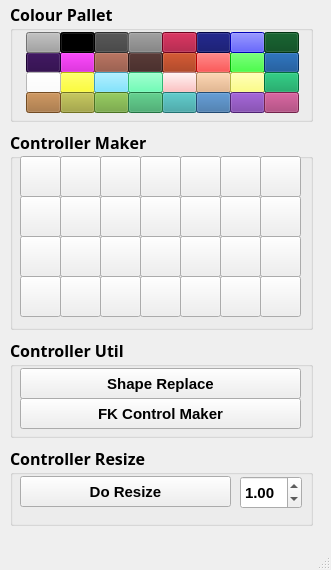
<?xml version="1.0" encoding="UTF-8"?>
<ui version="4.0">
 <class>RigControllerMaker</class>
 <widget class="QMainWindow" name="RigControllerMaker">
  <property name="geometry">
   <rect>
    <x>0</x>
    <y>0</y>
    <width>331</width>
    <height>570</height>
   </rect>
  </property>
  <property name="minimumSize">
   <size>
    <width>331</width>
    <height>562</height>
   </size>
  </property>
  <property name="windowTitle">
   <string>MainWindow</string>
  </property>
  <widget class="QWidget" name="centralwidget">
   <widget class="QWidget" name="verticalLayoutWidget">
    <property name="geometry">
     <rect>
      <x>10</x>
      <y>0</y>
      <width>303</width>
      <height>531</height>
     </rect>
    </property>
    <layout class="QVBoxLayout" name="verticalLayout">
     <item>
      <widget class="QGroupBox" name="Colour_Pallet_GRP">
       <property name="sizePolicy">
        <sizepolicy hsizetype="Preferred" vsizetype="Maximum">
         <horstretch>0</horstretch>
         <verstretch>0</verstretch>
        </sizepolicy>
       </property>
       <property name="minimumSize">
        <size>
         <width>0</width>
         <height>120</height>
        </size>
       </property>
       <property name="font">
        <font>
         <family>Waree</family>
         <pointsize>12</pointsize>
         <weight>75</weight>
         <bold>true</bold>
        </font>
       </property>
       <property name="title">
        <string>Colour Pallet</string>
       </property>
       <widget class="QPushButton" name="color_10_BTN">
        <property name="geometry">
         <rect>
          <x>50</x>
          <y>50</y>
          <width>35</width>
          <height>21</height>
         </rect>
        </property>
        <property name="styleSheet">
         <string notr="true">QPushButton{
background-color : rgb(199,0,199)
}</string>
        </property>
        <property name="text">
         <string/>
        </property>
       </widget>
       <widget class="QPushButton" name="color_11_BTN">
        <property name="geometry">
         <rect>
          <x>84</x>
          <y>50</y>
          <width>35</width>
          <height>21</height>
         </rect>
        </property>
        <property name="styleSheet">
         <string notr="true">QPushButton{
background-color : rgb(137,71,51)
}</string>
        </property>
        <property name="text">
         <string/>
        </property>
       </widget>
       <widget class="QPushButton" name="color_9_BTN_2">
        <property name="geometry">
         <rect>
          <x>16</x>
          <y>50</y>
          <width>35</width>
          <height>21</height>
         </rect>
        </property>
        <property name="styleSheet">
         <string notr="true">QPushButton{
background-color : rgb(37,0,67)
}</string>
        </property>
        <property name="text">
         <string/>
        </property>
       </widget>
       <widget class="QPushButton" name="color_13_BTN">
        <property name="geometry">
         <rect>
          <x>152</x>
          <y>50</y>
          <width>35</width>
          <height>21</height>
         </rect>
        </property>
        <property name="styleSheet">
         <string notr="true">QPushButton{
background-color : rgb(153,37,0)
}</string>
        </property>
        <property name="text">
         <string/>
        </property>
       </widget>
       <widget class="QPushButton" name="color_12_BTN">
        <property name="geometry">
         <rect>
          <x>118</x>
          <y>50</y>
          <width>35</width>
          <height>21</height>
         </rect>
        </property>
        <property name="styleSheet">
         <string notr="true">QPushButton{
background-color : rgb(62,34,31)
}</string>
        </property>
        <property name="text">
         <string/>
        </property>
       </widget>
       <widget class="QPushButton" name="color_14_BTN">
        <property name="geometry">
         <rect>
          <x>186</x>
          <y>50</y>
          <width>35</width>
          <height>21</height>
         </rect>
        </property>
        <property name="styleSheet">
         <string notr="true">QPushButton{
background-color : rgb(255,0,00)
}</string>
        </property>
        <property name="text">
         <string/>
        </property>
       </widget>
       <widget class="QPushButton" name="color_15_BTN">
        <property name="geometry">
         <rect>
          <x>220</x>
          <y>50</y>
          <width>35</width>
          <height>21</height>
         </rect>
        </property>
        <property name="styleSheet">
         <string notr="true">QPushButton{
background-color : rgb(0,255,0)
}</string>
        </property>
        <property name="text">
         <string/>
        </property>
       </widget>
       <widget class="QPushButton" name="color_16_BTN">
        <property name="geometry">
         <rect>
          <x>254</x>
          <y>50</y>
          <width>35</width>
          <height>21</height>
         </rect>
        </property>
        <property name="styleSheet">
         <string notr="true">QPushButton{
background-color : rgb(0,65,135)
}</string>
        </property>
        <property name="text">
         <string/>
        </property>
       </widget>
       <widget class="QPushButton" name="color_18_BTN">
        <property name="geometry">
         <rect>
          <x>50</x>
          <y>70</y>
          <width>35</width>
          <height>21</height>
         </rect>
        </property>
        <property name="styleSheet">
         <string notr="true">QPushButton{
background-color : rgb(255,255,0)
}</string>
        </property>
        <property name="text">
         <string/>
        </property>
       </widget>
       <widget class="QPushButton" name="color_19_BTN">
        <property name="geometry">
         <rect>
          <x>84</x>
          <y>70</y>
          <width>35</width>
          <height>21</height>
         </rect>
        </property>
        <property name="styleSheet">
         <string notr="true">QPushButton{
background-color : rgb(90,220,255)
}</string>
        </property>
        <property name="text">
         <string/>
        </property>
       </widget>
       <widget class="QPushButton" name="color_17_BTN">
        <property name="geometry">
         <rect>
          <x>16</x>
          <y>70</y>
          <width>35</width>
          <height>21</height>
         </rect>
        </property>
        <property name="styleSheet">
         <string notr="true">QPushButton{
background-color : rgb(255,255,255)
}</string>
        </property>
        <property name="text">
         <string/>
        </property>
       </widget>
       <widget class="QPushButton" name="color_21_BTN">
        <property name="geometry">
         <rect>
          <x>152</x>
          <y>70</y>
          <width>35</width>
          <height>21</height>
         </rect>
        </property>
        <property name="styleSheet">
         <string notr="true">QPushButton{
background-color : rgb(255,175,175)
}</string>
        </property>
        <property name="text">
         <string/>
        </property>
       </widget>
       <widget class="QPushButton" name="color_20_BTN">
        <property name="geometry">
         <rect>
          <x>118</x>
          <y>70</y>
          <width>35</width>
          <height>21</height>
         </rect>
        </property>
        <property name="styleSheet">
         <string notr="true">QPushButton{
background-color : rgb(67,255,162)
}</string>
        </property>
        <property name="text">
         <string/>
        </property>
       </widget>
       <widget class="QPushButton" name="color_22_BTN">
        <property name="geometry">
         <rect>
          <x>186</x>
          <y>70</y>
          <width>35</width>
          <height>21</height>
         </rect>
        </property>
        <property name="styleSheet">
         <string notr="true">QPushButton{
background-color : rgb(227,172,121)
}</string>
        </property>
        <property name="text">
         <string/>
        </property>
       </widget>
       <widget class="QPushButton" name="color_23_BTN">
        <property name="geometry">
         <rect>
          <x>220</x>
          <y>70</y>
          <width>35</width>
          <height>21</height>
         </rect>
        </property>
        <property name="styleSheet">
         <string notr="true">QPushButton{
background-color : rgb(255,255,98)
}</string>
        </property>
        <property name="text">
         <string/>
        </property>
       </widget>
       <widget class="QPushButton" name="color_24_BTN">
        <property name="geometry">
         <rect>
          <x>254</x>
          <y>70</y>
          <width>35</width>
          <height>21</height>
         </rect>
        </property>
        <property name="styleSheet">
         <string notr="true">QPushButton{
background-color : rgb(0,153,83)
}</string>
        </property>
        <property name="text">
         <string/>
        </property>
       </widget>
       <widget class="QPushButton" name="color_26_BTN">
        <property name="geometry">
         <rect>
          <x>50</x>
          <y>90</y>
          <width>35</width>
          <height>21</height>
         </rect>
        </property>
        <property name="styleSheet">
         <string notr="true">QPushButton{
background-color : rgb(158,160,48)
}</string>
        </property>
        <property name="text">
         <string/>
        </property>
       </widget>
       <widget class="QPushButton" name="color_27_BTN">
        <property name="geometry">
         <rect>
          <x>84</x>
          <y>90</y>
          <width>35</width>
          <height>21</height>
         </rect>
        </property>
        <property name="styleSheet">
         <string notr="true">QPushButton{
background-color : rgb(104,160,48)
}</string>
        </property>
        <property name="text">
         <string/>
        </property>
       </widget>
       <widget class="QPushButton" name="color_25_BTN">
        <property name="geometry">
         <rect>
          <x>16</x>
          <y>90</y>
          <width>35</width>
          <height>21</height>
         </rect>
        </property>
        <property name="styleSheet">
         <string notr="true">QPushButton{
background-color : rgb(160,105,48)
}</string>
        </property>
        <property name="text">
         <string/>
        </property>
       </widget>
       <widget class="QPushButton" name="color_29_BTN">
        <property name="geometry">
         <rect>
          <x>152</x>
          <y>90</y>
          <width>35</width>
          <height>21</height>
         </rect>
        </property>
        <property name="styleSheet">
         <string notr="true">QPushButton{
background-color : rgb(48,160,160)
}</string>
        </property>
        <property name="text">
         <string/>
        </property>
       </widget>
       <widget class="QPushButton" name="color_28_BTN">
        <property name="geometry">
         <rect>
          <x>118</x>
          <y>90</y>
          <width>35</width>
          <height>21</height>
         </rect>
        </property>
        <property name="styleSheet">
         <string notr="true">QPushButton{
background-color : rgb(48,160,93)
}</string>
        </property>
        <property name="text">
         <string/>
        </property>
       </widget>
       <widget class="QPushButton" name="color_30_BTN">
        <property name="geometry">
         <rect>
          <x>186</x>
          <y>90</y>
          <width>35</width>
          <height>21</height>
         </rect>
        </property>
        <property name="styleSheet">
         <string notr="true">QPushButton{
background-color : rgb(48,103,160)
}</string>
        </property>
        <property name="text">
         <string/>
        </property>
       </widget>
       <widget class="QPushButton" name="color_31_BTN">
        <property name="geometry">
         <rect>
          <x>220</x>
          <y>90</y>
          <width>35</width>
          <height>21</height>
         </rect>
        </property>
        <property name="styleSheet">
         <string notr="true">QPushButton{
background-color : rgb(111,48,160)
}</string>
        </property>
        <property name="text">
         <string/>
        </property>
       </widget>
       <widget class="QPushButton" name="color_32_BTN">
        <property name="geometry">
         <rect>
          <x>254</x>
          <y>90</y>
          <width>35</width>
          <height>21</height>
         </rect>
        </property>
        <property name="styleSheet">
         <string notr="true">QPushButton{
background-color : rgb(161,48,105)
}</string>
        </property>
        <property name="text">
         <string/>
        </property>
       </widget>
       <widget class="QPushButton" name="color_6_BTN">
        <property name="geometry">
         <rect>
          <x>186</x>
          <y>30</y>
          <width>35</width>
          <height>21</height>
         </rect>
        </property>
        <property name="styleSheet">
         <string notr="true">QPushButton{
background-color : rgb(0,4,95)
}</string>
        </property>
        <property name="text">
         <string/>
        </property>
       </widget>
       <widget class="QPushButton" name="color_1_BTN">
        <property name="geometry">
         <rect>
          <x>16</x>
          <y>30</y>
          <width>35</width>
          <height>21</height>
         </rect>
        </property>
        <property name="font">
         <font>
          <pointsize>10</pointsize>
         </font>
        </property>
        <property name="styleSheet">
         <string notr="true">QPushButton{
background-color : rgb(160,160,160)
}</string>
        </property>
        <property name="text">
         <string/>
        </property>
        <property name="checkable">
         <bool>false</bool>
        </property>
       </widget>
       <widget class="QPushButton" name="color_3_BTN">
        <property name="geometry">
         <rect>
          <x>84</x>
          <y>30</y>
          <width>35</width>
          <height>21</height>
         </rect>
        </property>
        <property name="styleSheet">
         <string notr="true">QPushButton{
background-color : rgb(63,63,63)
}</string>
        </property>
        <property name="text">
         <string/>
        </property>
       </widget>
       <widget class="QPushButton" name="color_4_BTN">
        <property name="geometry">
         <rect>
          <x>118</x>
          <y>30</y>
          <width>35</width>
          <height>21</height>
         </rect>
        </property>
        <property name="styleSheet">
         <string notr="true">QPushButton{
background-color : rgb(127,127,127)
}</string>
        </property>
        <property name="text">
         <string/>
        </property>
       </widget>
       <widget class="QPushButton" name="color_2_BTN">
        <property name="geometry">
         <rect>
          <x>50</x>
          <y>30</y>
          <width>35</width>
          <height>21</height>
         </rect>
        </property>
        <property name="styleSheet">
         <string notr="true">QPushButton{
background-color : rgb(0,0,0)
}</string>
        </property>
        <property name="text">
         <string/>
        </property>
       </widget>
       <widget class="QPushButton" name="color_5_BTN">
        <property name="geometry">
         <rect>
          <x>152</x>
          <y>30</y>
          <width>35</width>
          <height>21</height>
         </rect>
        </property>
        <property name="styleSheet">
         <string notr="true">QPushButton{
background-color : rgb(155,0,40)
}</string>
        </property>
        <property name="text">
         <string/>
        </property>
       </widget>
       <widget class="QPushButton" name="color_7_BTN">
        <property name="geometry">
         <rect>
          <x>220</x>
          <y>30</y>
          <width>35</width>
          <height>21</height>
         </rect>
        </property>
        <property name="styleSheet">
         <string notr="true">QPushButton{
background-color : rgb(0,0,255)
}</string>
        </property>
        <property name="text">
         <string/>
        </property>
       </widget>
       <widget class="QPushButton" name="color_8_BTN">
        <property name="geometry">
         <rect>
          <x>254</x>
          <y>30</y>
          <width>35</width>
          <height>21</height>
         </rect>
        </property>
        <property name="styleSheet">
         <string notr="true">QPushButton{
background-color : rgb(0,70,24)
}</string>
        </property>
        <property name="text">
         <string/>
        </property>
       </widget>
      </widget>
     </item>
     <item>
      <widget class="QGroupBox" name="Controller_Maker_GRP">
       <property name="sizePolicy">
        <sizepolicy hsizetype="Preferred" vsizetype="Maximum">
         <horstretch>0</horstretch>
         <verstretch>0</verstretch>
        </sizepolicy>
       </property>
       <property name="minimumSize">
        <size>
         <width>0</width>
         <height>200</height>
        </size>
       </property>
       <property name="font">
        <font>
         <family>Waree</family>
         <pointsize>12</pointsize>
         <weight>75</weight>
         <bold>true</bold>
        </font>
       </property>
       <property name="title">
        <string>Controller Maker</string>
       </property>
       <widget class="QPushButton" name="conMake15_BTN">
        <property name="geometry">
         <rect>
          <x>10</x>
          <y>106</y>
          <width>41</width>
          <height>41</height>
         </rect>
        </property>
        <property name="minimumSize">
         <size>
          <width>41</width>
          <height>41</height>
         </size>
        </property>
        <property name="maximumSize">
         <size>
          <width>41</width>
          <height>41</height>
         </size>
        </property>
        <property name="text">
         <string/>
        </property>
       </widget>
       <widget class="QPushButton" name="conMake06_BTN">
        <property name="geometry">
         <rect>
          <x>210</x>
          <y>26</y>
          <width>41</width>
          <height>41</height>
         </rect>
        </property>
        <property name="minimumSize">
         <size>
          <width>41</width>
          <height>41</height>
         </size>
        </property>
        <property name="maximumSize">
         <size>
          <width>41</width>
          <height>41</height>
         </size>
        </property>
        <property name="text">
         <string/>
        </property>
       </widget>
       <widget class="QPushButton" name="conMake21_BTN">
        <property name="geometry">
         <rect>
          <x>250</x>
          <y>106</y>
          <width>41</width>
          <height>41</height>
         </rect>
        </property>
        <property name="minimumSize">
         <size>
          <width>41</width>
          <height>41</height>
         </size>
        </property>
        <property name="maximumSize">
         <size>
          <width>41</width>
          <height>41</height>
         </size>
        </property>
        <property name="text">
         <string/>
        </property>
       </widget>
       <widget class="QPushButton" name="conMake17_BTN">
        <property name="geometry">
         <rect>
          <x>90</x>
          <y>106</y>
          <width>41</width>
          <height>41</height>
         </rect>
        </property>
        <property name="minimumSize">
         <size>
          <width>41</width>
          <height>41</height>
         </size>
        </property>
        <property name="maximumSize">
         <size>
          <width>41</width>
          <height>41</height>
         </size>
        </property>
        <property name="text">
         <string/>
        </property>
       </widget>
       <widget class="QPushButton" name="conMake16_BTN">
        <property name="geometry">
         <rect>
          <x>50</x>
          <y>106</y>
          <width>41</width>
          <height>41</height>
         </rect>
        </property>
        <property name="minimumSize">
         <size>
          <width>41</width>
          <height>41</height>
         </size>
        </property>
        <property name="maximumSize">
         <size>
          <width>41</width>
          <height>41</height>
         </size>
        </property>
        <property name="text">
         <string/>
        </property>
       </widget>
       <widget class="QPushButton" name="conMake04_BTN">
        <property name="geometry">
         <rect>
          <x>130</x>
          <y>26</y>
          <width>41</width>
          <height>41</height>
         </rect>
        </property>
        <property name="minimumSize">
         <size>
          <width>41</width>
          <height>41</height>
         </size>
        </property>
        <property name="maximumSize">
         <size>
          <width>41</width>
          <height>41</height>
         </size>
        </property>
        <property name="text">
         <string/>
        </property>
       </widget>
       <widget class="QPushButton" name="conMake18_BTN">
        <property name="geometry">
         <rect>
          <x>130</x>
          <y>106</y>
          <width>41</width>
          <height>41</height>
         </rect>
        </property>
        <property name="minimumSize">
         <size>
          <width>41</width>
          <height>41</height>
         </size>
        </property>
        <property name="maximumSize">
         <size>
          <width>41</width>
          <height>41</height>
         </size>
        </property>
        <property name="text">
         <string/>
        </property>
       </widget>
       <widget class="QPushButton" name="conMake01_BTN">
        <property name="geometry">
         <rect>
          <x>10</x>
          <y>26</y>
          <width>41</width>
          <height>41</height>
         </rect>
        </property>
        <property name="minimumSize">
         <size>
          <width>41</width>
          <height>41</height>
         </size>
        </property>
        <property name="maximumSize">
         <size>
          <width>41</width>
          <height>41</height>
         </size>
        </property>
        <property name="text">
         <string/>
        </property>
       </widget>
       <widget class="QPushButton" name="conMake08_BTN">
        <property name="geometry">
         <rect>
          <x>10</x>
          <y>66</y>
          <width>41</width>
          <height>41</height>
         </rect>
        </property>
        <property name="minimumSize">
         <size>
          <width>41</width>
          <height>41</height>
         </size>
        </property>
        <property name="maximumSize">
         <size>
          <width>41</width>
          <height>41</height>
         </size>
        </property>
        <property name="text">
         <string/>
        </property>
       </widget>
       <widget class="QPushButton" name="conMake02_BTN">
        <property name="geometry">
         <rect>
          <x>50</x>
          <y>26</y>
          <width>41</width>
          <height>41</height>
         </rect>
        </property>
        <property name="minimumSize">
         <size>
          <width>41</width>
          <height>41</height>
         </size>
        </property>
        <property name="maximumSize">
         <size>
          <width>41</width>
          <height>41</height>
         </size>
        </property>
        <property name="text">
         <string/>
        </property>
       </widget>
       <widget class="QPushButton" name="conMake03_BTN">
        <property name="geometry">
         <rect>
          <x>90</x>
          <y>26</y>
          <width>41</width>
          <height>41</height>
         </rect>
        </property>
        <property name="minimumSize">
         <size>
          <width>41</width>
          <height>41</height>
         </size>
        </property>
        <property name="maximumSize">
         <size>
          <width>41</width>
          <height>41</height>
         </size>
        </property>
        <property name="text">
         <string/>
        </property>
       </widget>
       <widget class="QPushButton" name="conMake09_BTN">
        <property name="geometry">
         <rect>
          <x>50</x>
          <y>66</y>
          <width>41</width>
          <height>41</height>
         </rect>
        </property>
        <property name="minimumSize">
         <size>
          <width>41</width>
          <height>41</height>
         </size>
        </property>
        <property name="maximumSize">
         <size>
          <width>41</width>
          <height>41</height>
         </size>
        </property>
        <property name="text">
         <string/>
        </property>
       </widget>
       <widget class="QPushButton" name="conMake10_BTN">
        <property name="geometry">
         <rect>
          <x>90</x>
          <y>66</y>
          <width>41</width>
          <height>41</height>
         </rect>
        </property>
        <property name="minimumSize">
         <size>
          <width>41</width>
          <height>41</height>
         </size>
        </property>
        <property name="maximumSize">
         <size>
          <width>41</width>
          <height>41</height>
         </size>
        </property>
        <property name="text">
         <string/>
        </property>
       </widget>
       <widget class="QPushButton" name="conMake13_BTN">
        <property name="geometry">
         <rect>
          <x>210</x>
          <y>66</y>
          <width>41</width>
          <height>41</height>
         </rect>
        </property>
        <property name="minimumSize">
         <size>
          <width>41</width>
          <height>41</height>
         </size>
        </property>
        <property name="maximumSize">
         <size>
          <width>41</width>
          <height>41</height>
         </size>
        </property>
        <property name="text">
         <string/>
        </property>
       </widget>
       <widget class="QPushButton" name="conMake07_BTN">
        <property name="geometry">
         <rect>
          <x>250</x>
          <y>26</y>
          <width>41</width>
          <height>41</height>
         </rect>
        </property>
        <property name="minimumSize">
         <size>
          <width>41</width>
          <height>41</height>
         </size>
        </property>
        <property name="maximumSize">
         <size>
          <width>41</width>
          <height>41</height>
         </size>
        </property>
        <property name="text">
         <string/>
        </property>
       </widget>
       <widget class="QPushButton" name="conMake23_BTN">
        <property name="geometry">
         <rect>
          <x>50</x>
          <y>146</y>
          <width>41</width>
          <height>41</height>
         </rect>
        </property>
        <property name="minimumSize">
         <size>
          <width>41</width>
          <height>41</height>
         </size>
        </property>
        <property name="maximumSize">
         <size>
          <width>41</width>
          <height>41</height>
         </size>
        </property>
        <property name="text">
         <string/>
        </property>
       </widget>
       <widget class="QPushButton" name="conMake12_BTN">
        <property name="geometry">
         <rect>
          <x>170</x>
          <y>66</y>
          <width>41</width>
          <height>41</height>
         </rect>
        </property>
        <property name="minimumSize">
         <size>
          <width>41</width>
          <height>41</height>
         </size>
        </property>
        <property name="maximumSize">
         <size>
          <width>41</width>
          <height>41</height>
         </size>
        </property>
        <property name="text">
         <string/>
        </property>
       </widget>
       <widget class="QPushButton" name="conMake26_BTN">
        <property name="geometry">
         <rect>
          <x>170</x>
          <y>146</y>
          <width>41</width>
          <height>41</height>
         </rect>
        </property>
        <property name="minimumSize">
         <size>
          <width>41</width>
          <height>41</height>
         </size>
        </property>
        <property name="maximumSize">
         <size>
          <width>41</width>
          <height>41</height>
         </size>
        </property>
        <property name="text">
         <string/>
        </property>
       </widget>
       <widget class="QPushButton" name="conMake24_BTN">
        <property name="geometry">
         <rect>
          <x>90</x>
          <y>146</y>
          <width>41</width>
          <height>41</height>
         </rect>
        </property>
        <property name="minimumSize">
         <size>
          <width>41</width>
          <height>41</height>
         </size>
        </property>
        <property name="maximumSize">
         <size>
          <width>41</width>
          <height>41</height>
         </size>
        </property>
        <property name="text">
         <string/>
        </property>
       </widget>
       <widget class="QPushButton" name="conMake20_BTN">
        <property name="geometry">
         <rect>
          <x>210</x>
          <y>106</y>
          <width>41</width>
          <height>41</height>
         </rect>
        </property>
        <property name="minimumSize">
         <size>
          <width>41</width>
          <height>41</height>
         </size>
        </property>
        <property name="maximumSize">
         <size>
          <width>41</width>
          <height>41</height>
         </size>
        </property>
        <property name="text">
         <string/>
        </property>
       </widget>
       <widget class="QPushButton" name="conMake05_BTN">
        <property name="geometry">
         <rect>
          <x>170</x>
          <y>26</y>
          <width>41</width>
          <height>41</height>
         </rect>
        </property>
        <property name="minimumSize">
         <size>
          <width>41</width>
          <height>41</height>
         </size>
        </property>
        <property name="maximumSize">
         <size>
          <width>41</width>
          <height>41</height>
         </size>
        </property>
        <property name="text">
         <string/>
        </property>
       </widget>
       <widget class="QPushButton" name="conMake19_BTN">
        <property name="geometry">
         <rect>
          <x>170</x>
          <y>106</y>
          <width>41</width>
          <height>41</height>
         </rect>
        </property>
        <property name="minimumSize">
         <size>
          <width>41</width>
          <height>41</height>
         </size>
        </property>
        <property name="maximumSize">
         <size>
          <width>41</width>
          <height>41</height>
         </size>
        </property>
        <property name="text">
         <string/>
        </property>
       </widget>
       <widget class="QPushButton" name="conMake25_BTN">
        <property name="geometry">
         <rect>
          <x>130</x>
          <y>146</y>
          <width>41</width>
          <height>41</height>
         </rect>
        </property>
        <property name="minimumSize">
         <size>
          <width>41</width>
          <height>41</height>
         </size>
        </property>
        <property name="maximumSize">
         <size>
          <width>41</width>
          <height>41</height>
         </size>
        </property>
        <property name="text">
         <string/>
        </property>
       </widget>
       <widget class="QPushButton" name="conMake14_BTN">
        <property name="geometry">
         <rect>
          <x>250</x>
          <y>66</y>
          <width>41</width>
          <height>41</height>
         </rect>
        </property>
        <property name="minimumSize">
         <size>
          <width>41</width>
          <height>41</height>
         </size>
        </property>
        <property name="maximumSize">
         <size>
          <width>41</width>
          <height>41</height>
         </size>
        </property>
        <property name="text">
         <string/>
        </property>
       </widget>
       <widget class="QPushButton" name="conMake27_BTN">
        <property name="geometry">
         <rect>
          <x>210</x>
          <y>146</y>
          <width>41</width>
          <height>41</height>
         </rect>
        </property>
        <property name="minimumSize">
         <size>
          <width>41</width>
          <height>41</height>
         </size>
        </property>
        <property name="maximumSize">
         <size>
          <width>41</width>
          <height>41</height>
         </size>
        </property>
        <property name="text">
         <string/>
        </property>
       </widget>
       <widget class="QPushButton" name="conMake28_BTN">
        <property name="geometry">
         <rect>
          <x>250</x>
          <y>146</y>
          <width>41</width>
          <height>41</height>
         </rect>
        </property>
        <property name="minimumSize">
         <size>
          <width>41</width>
          <height>41</height>
         </size>
        </property>
        <property name="maximumSize">
         <size>
          <width>41</width>
          <height>41</height>
         </size>
        </property>
        <property name="text">
         <string/>
        </property>
       </widget>
       <widget class="QPushButton" name="conMake11_BTN">
        <property name="geometry">
         <rect>
          <x>130</x>
          <y>66</y>
          <width>41</width>
          <height>41</height>
         </rect>
        </property>
        <property name="minimumSize">
         <size>
          <width>41</width>
          <height>41</height>
         </size>
        </property>
        <property name="maximumSize">
         <size>
          <width>41</width>
          <height>41</height>
         </size>
        </property>
        <property name="text">
         <string/>
        </property>
       </widget>
       <widget class="QPushButton" name="conMake22_BTN">
        <property name="geometry">
         <rect>
          <x>10</x>
          <y>146</y>
          <width>41</width>
          <height>41</height>
         </rect>
        </property>
        <property name="minimumSize">
         <size>
          <width>41</width>
          <height>41</height>
         </size>
        </property>
        <property name="maximumSize">
         <size>
          <width>41</width>
          <height>41</height>
         </size>
        </property>
        <property name="text">
         <string/>
        </property>
       </widget>
      </widget>
     </item>
     <item>
      <widget class="QGroupBox" name="Controller_Util_GRP">
       <property name="sizePolicy">
        <sizepolicy hsizetype="Preferred" vsizetype="Maximum">
         <horstretch>0</horstretch>
         <verstretch>0</verstretch>
        </sizepolicy>
       </property>
       <property name="minimumSize">
        <size>
         <width>0</width>
         <height>100</height>
        </size>
       </property>
       <property name="font">
        <font>
         <family>Waree</family>
         <pointsize>12</pointsize>
         <weight>75</weight>
         <bold>true</bold>
        </font>
       </property>
       <property name="title">
        <string>Controller Util</string>
       </property>
       <widget class="QPushButton" name="Shape_Replace_BTN">
        <property name="geometry">
         <rect>
          <x>10</x>
          <y>30</y>
          <width>281</width>
          <height>31</height>
         </rect>
        </property>
        <property name="font">
         <font>
          <family>Cantarell</family>
          <pointsize>11</pointsize>
          <weight>75</weight>
          <bold>true</bold>
         </font>
        </property>
        <property name="styleSheet">
         <string notr="true">QPushButton:checked{
background-color : rgb(0,255,0)
}</string>
        </property>
        <property name="text">
         <string>Shape Replace</string>
        </property>
       </widget>
       <widget class="QPushButton" name="FK_Control_Maker_BTN">
        <property name="geometry">
         <rect>
          <x>10</x>
          <y>60</y>
          <width>281</width>
          <height>31</height>
         </rect>
        </property>
        <property name="font">
         <font>
          <family>Cantarell</family>
          <pointsize>11</pointsize>
          <weight>75</weight>
          <bold>true</bold>
         </font>
        </property>
        <property name="text">
         <string>FK Control Maker</string>
        </property>
       </widget>
      </widget>
     </item>
     <item>
      <widget class="QGroupBox" name="Controller_Resize_GRP">
       <property name="sizePolicy">
        <sizepolicy hsizetype="Preferred" vsizetype="Maximum">
         <horstretch>0</horstretch>
         <verstretch>0</verstretch>
        </sizepolicy>
       </property>
       <property name="minimumSize">
        <size>
         <width>0</width>
         <height>80</height>
        </size>
       </property>
       <property name="font">
        <font>
         <family>Waree</family>
         <pointsize>12</pointsize>
         <weight>75</weight>
         <bold>true</bold>
        </font>
       </property>
       <property name="title">
        <string>Controller Resize</string>
       </property>
       <widget class="QDoubleSpinBox" name="Do_Resize_DSB">
        <property name="geometry">
         <rect>
          <x>230</x>
          <y>30</y>
          <width>62</width>
          <height>33</height>
         </rect>
        </property>
        <property name="font">
         <font>
          <family>Cantarell</family>
          <pointsize>11</pointsize>
          <weight>75</weight>
          <bold>true</bold>
         </font>
        </property>
        <property name="minimum">
         <double>-10.000000000000000</double>
        </property>
        <property name="maximum">
         <double>10.000000000000000</double>
        </property>
        <property name="singleStep">
         <double>0.500000000000000</double>
        </property>
        <property name="value">
         <double>1.000000000000000</double>
        </property>
       </widget>
       <widget class="QPushButton" name="Do_Resize_BTN">
        <property name="geometry">
         <rect>
          <x>10</x>
          <y>30</y>
          <width>211</width>
          <height>31</height>
         </rect>
        </property>
        <property name="font">
         <font>
          <family>Cantarell</family>
          <pointsize>11</pointsize>
          <weight>75</weight>
          <bold>true</bold>
         </font>
        </property>
        <property name="text">
         <string>Do Resize</string>
        </property>
       </widget>
      </widget>
     </item>
    </layout>
   </widget>
  </widget>
  <widget class="QStatusBar" name="statusbar"/>
 </widget>
 <resources/>
 <connections/>
</ui>
